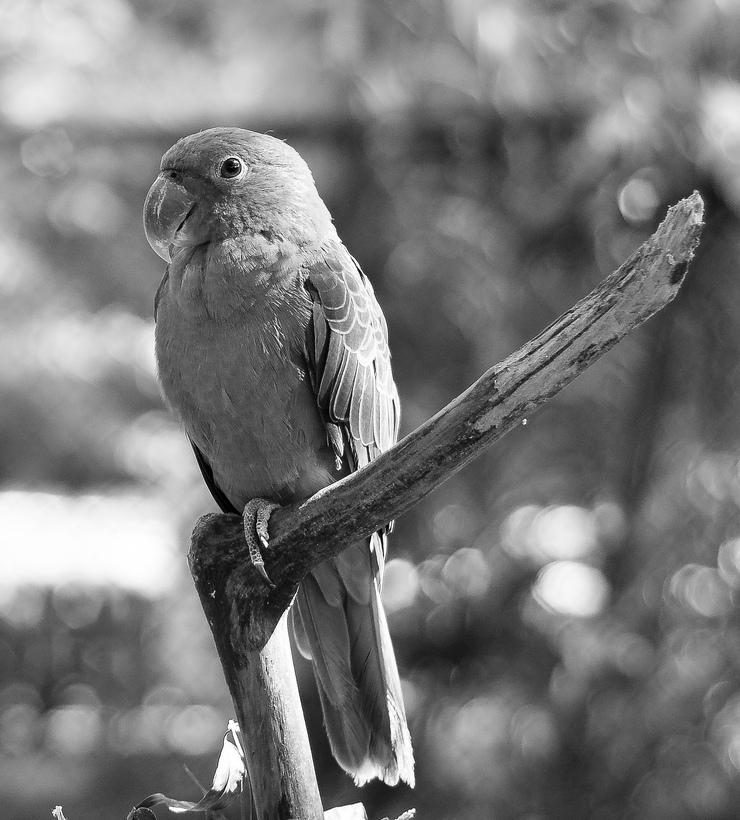
%> input picture matlab/image enhancement/parrot.jpg, 740 x 820 px
$ octave 'Contrast-Stretching -transformations.m'   (GNU Octave 9; MATLAB toolbox functions it lacks are replaced by stand-ins)
%> lines starting %> are read from the running program, lines starting %| are printed output that depends on the picture
% Contrast-Stretching Transformations

% Contrast-stretching transformations increase the contrast between the darks and the lights.
% g=1./(1 + (m./(double(f) + eps)).^E)
% E controls the slope of the function and m is the mid-line where you want to switch from dark values to light values.
% eps is a MATLAB constant that is the distance between 1.0 and the next largest number that can be represented in double-precision floating point.

% The m value used below is the mean of the image intensities (0.2104).
% At very high E values, such as 10, the function becomes more like a thresholding function with threshold m—the resulting image is
% more black and white than grayscale.

I=imread('parrot.jpg');
%> I is the input picture: size 820x740 uint8; min 0, max 255, mean 121.1
I2=im2double(I);
m=mean2(I2)
%> m = 0.475
contrast1=1./(1+(m./(I2+eps)).^4);
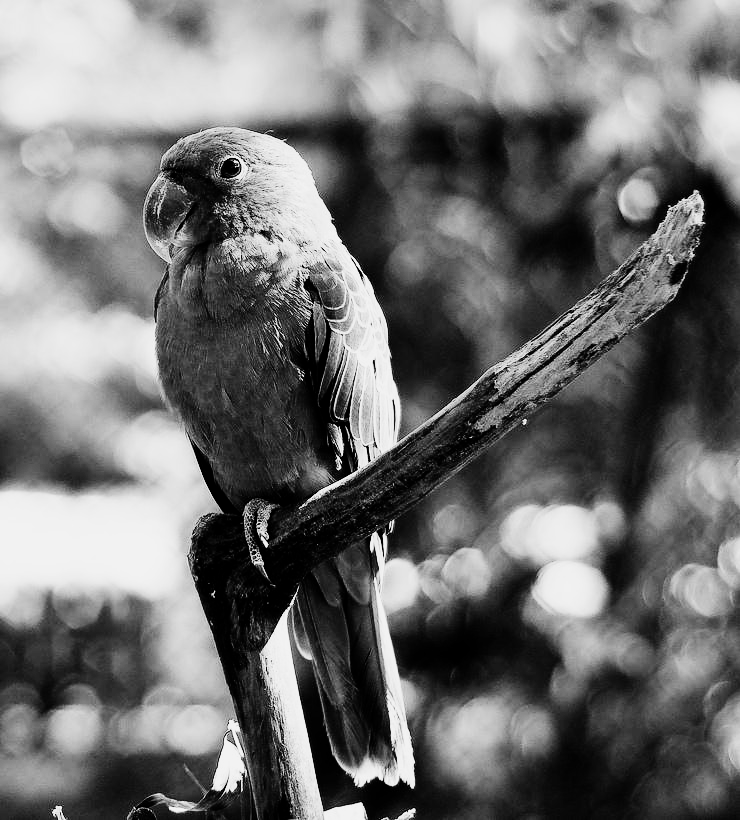
%> contrast1: size 820x740 double; min 4.78e-62, max 0.952, mean 0.445
contrast2=1./(1+(m./(I2+eps)).^5);
contrast3=1./(1+(m./(I2+eps)).^10);
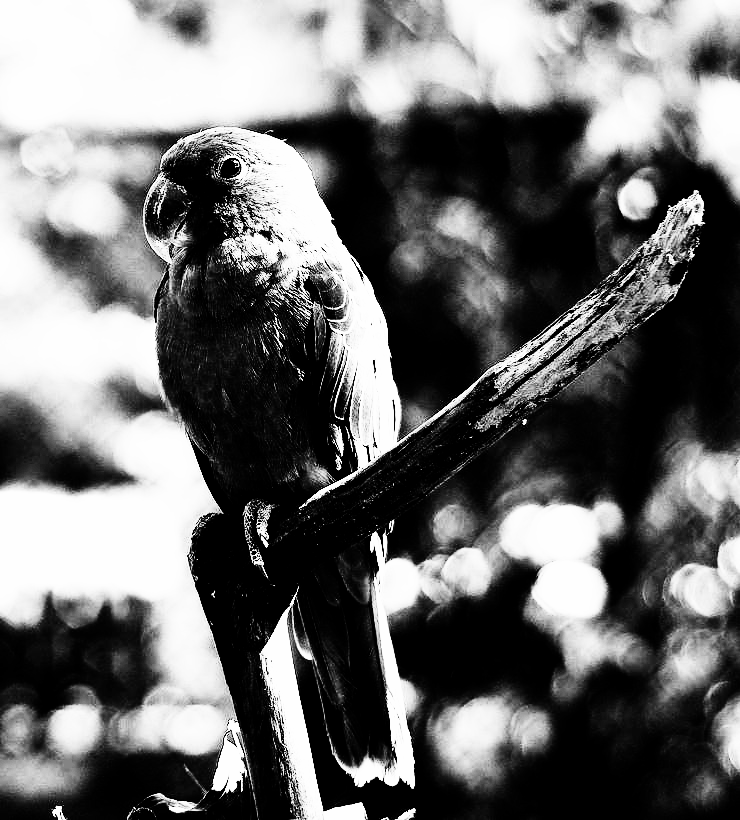
%> contrast3: size 820x740 double; min 5e-154, max 0.999, mean 0.434

subplot(1,4,1),imshow(I2);
subplot(1,4,2),imshow(contrast1);
subplot(1,4,3),imshow(contrast2);
subplot(1,4,4),imshow(contrast3);
